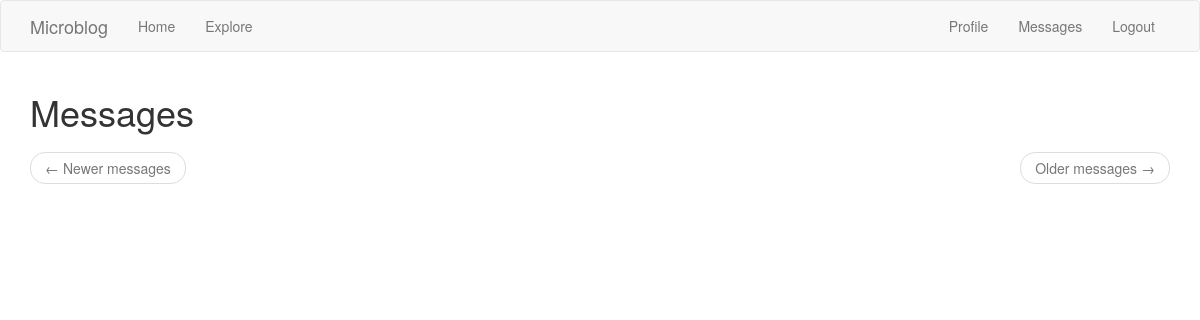
Before: /messages (signed in) with the older database file.
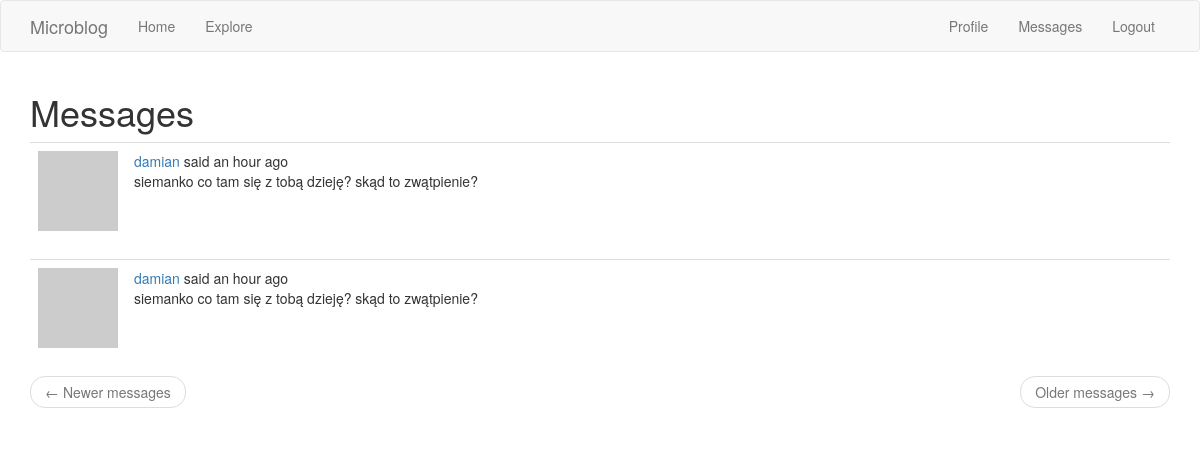
After: the same page with the newer database file.
### app/models.py (models this page shows, shortened)
class Message(db.Model):
    id = db.Column(db.Integer, primary_key=True)
    sender_id = db.Column(db.Integer, db.ForeignKey('user.id'))
    recipient_id = db.Column(db.Integer, db.ForeignKey('user.id'))
    body = db.Column(db.String(200))
    timestamp = db.Column(db.DateTime, index=True, default=datetime.utcnow)

### app/routes.py (the view)
@app.route('/messages')
@login_required
def messages():
    current_user.last_message_read_time = datetime.utcnow()
    db.session.commit()
    page = request.args.get('page', 1, type=int)
    messages = current_user.messages_received.order_by(
        Message.timestamp.desc()).paginate(
            page, app.config['POSTS_PER_PAGE'], False)
    next_url = url_for('messages', page=messages.next_num) \
        if messages.has_next else None
    prev_url = url_for('messages', page=messages.prev_num) \
        if messages.has_prev else None
    return render_template('messages.html', messages=messages.items,
                           next_url=next_url, prev_url=prev_url)

### app/models.py (called while the page is built)
@login.user_loader
def load_user(id):
    return User.query.get(int(id))

    def avatar(self, size):
        digest = md5(self.email.lower().encode('utf-8')).hexdigest()
        return 'https://www.gravatar.com/avatar/{}?d=identicon&s={}'.format(
            digest, size)

### app/routes.py (called while the page is built)
@app.before_request
def before_request():
    if current_user.is_authenticated:
        current_user.last_seen = datetime.utcnow()
        db.session.commit()
    g.locale = str(get_locale())

### app/templates/messages.html
{% extends "base.html" %}
{% block app_content %}
    <h1>{{ _('Messages') }}</h1>
    {% for post in messages %}
        {% include '_post.html' %}
    {% endfor %}
    <nav aria-label="...">
        <ul class="pager">
            <li class="previous{% if not prev_url %} disabled{% endif %}">
                <a href="{{ prev_url or '#' }}">
                    <span aria-hidden="true">&larr;</span> {{ _('Newer messages') }}
                </a>
            </li>
            <li class="next{% if not next_url %} disabled{% endif %}">
                <a href="{{ next_url or '#' }}">
                    {{ _('Older messages') }} <span aria-hidden="true">&rarr;</span>
                </a>
            </li>
        </ul>
    </nav>
{% endblock %}

### app/templates/_post.html (shortened to what this page needs)
    <table class="table table-hover">
        <tr>
            <td width="70px">
                <a href="{{ url_for('user', username=post.author.username) }}">
                    <img src="{{ post.author.avatar(70) }}" />
                </a>
            </td>
            <td>
                {{ _('%(username)s said %(when)s',
                    username=user_link, when=moment(post.timestamp).fromNow()) }}
                <br>
                {{ post.body }}
            </td>
        </tr>
    </table>

Changed rows visible on the page:
added Message: body "siemanko co tam się z tobą dzieję? skąd to zwątpienie?"
added Message: body "siemanko co tam się z tobą dzieję? skąd to zwątpienie?"
